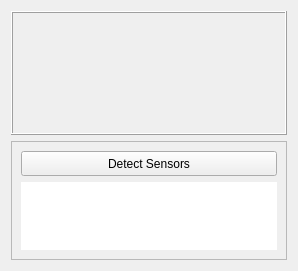
                     <widget class="QFrame" name="frame_9">
                      <property name="frameShape">
                       <enum>QFrame::NoFrame</enum>
                      </property>
                      <property name="frameShadow">
                       <enum>QFrame::Raised</enum>
                      </property>
                      <layout class="QVBoxLayout" name="verticalLayout_26" stretch="2,1">
                       <item>
                        <widget class="QFrame" name="frame_15">
                         <property name="frameShape">
                          <enum>QFrame::Box</enum>
                         </property>
                         <property name="frameShadow">
                          <enum>QFrame::Raised</enum>
                         </property>
                        </widget>
                       </item>
                       <item>
                        <widget class="QFrame" name="sensor_list_frame">
                         <property name="frameShape">
                          <enum>QFrame::StyledPanel</enum>
                         </property>
                         <property name="frameShadow">
                          <enum>QFrame::Raised</enum>
                         </property>
                         <layout class="QVBoxLayout" name="verticalLayout_27">
                          <item>
                           <widget class="QPushButton" name="detect_sensors">
                            <property name="minimumSize">
                             <size>
                              <width>0</width>
                              <height>25</height>
                             </size>
                            </property>
                            <property name="text">
                             <string>Detect Sensors</string>
                            </property>
                           </widget>
                          </item>
                          <item>
                           <widget class="QTableView" name="detected_sensors_table">
                            <property name="font">
                             <font>
                              <pointsize>8</pointsize>
                             </font>
                            </property>
                            <property name="frameShape">
                             <enum>QFrame::NoFrame</enum>
                            </property>
                            <property name="frameShadow">
                             <enum>QFrame::Plain</enum>
                            </property>
                            <attribute name="horizontalHeaderDefaultSectionSize">
                             <number>100</number>
                            </attribute>
                            <attribute name="verticalHeaderVisible">
                             <bool>false</bool>
                            </attribute>
                            <attribute name="verticalHeaderDefaultSectionSize">
                             <number>30</number>
                            </attribute>
                            <attribute name="verticalHeaderHighlightSections">
                             <bool>false</bool>
                            </attribute>
                           </widget>
                          </item>
                         </layout>
                        </widget>
                       </item>
                      </layout>
                     </widget>
